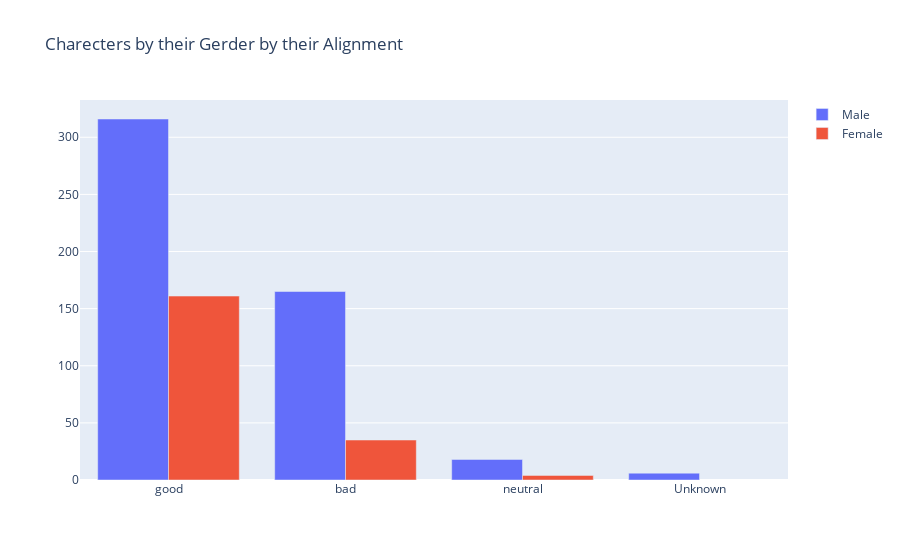

Here is the notebook cell this chart was saved with:
### Code cell
trace_m = go.Bar(
    x = male_df["Alignment"].value_counts().index,
    y = male_df["Alignment"].value_counts().values,
    name = "Male"
)

trace_f = go.Bar(
    x = female_df["Alignment"].value_counts().index,
    y = female_df["Alignment"].value_counts().values,
    name = "Female"
)

data_obj = [trace_m, trace_f]

layout = go.Layout(title = "Charecters by their Gerder by their Alignment",
                  barmode= "group")

fig = go.Figure(data = data_obj, layout = layout)
py.iplot(fig, filename = "gender by alignment")

### Figure 1 — Plotly figure (JSON) as saved in the notebook; plotly's stock layout.template omitted (floating-point values rounded to 4 significant figures)
{"data": [{"name": "Male", "type": "bar", "x": ["good", "bad", "neutral", "Unknown"], "y": [316, 165, 18, 6]}, {"name": "Female", "type": "bar", "x": ["good", "bad", "neutral"], "y": [161, 35, 4]}], "layout": {"barmode": "group", "title": {"text": "Charecters by their Gerder by their Alignment"}}}
